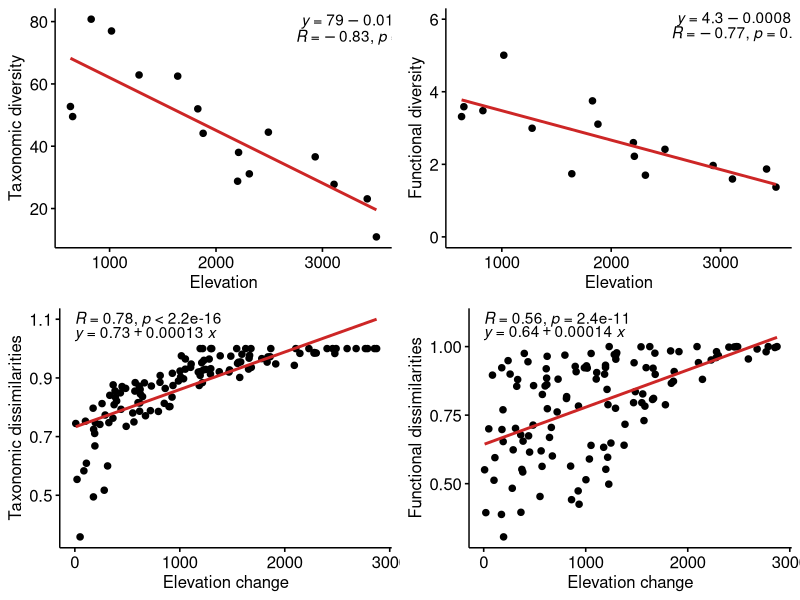

Source code (R):
# Imports
library(ggpubr)
library(ggplot2)

# Load data
df_indices = read.csv("Data/AlphFD_Indexvalues_270122.csv", sep = ",")
df_betafd = read.csv("Data/20012022_BetaFD_Stand_NoRC.csv", sep = ",")
df_betatd = read.csv("Data/Beta_tax_div_ba_rs_matrix.csv", sep = ",")
elev1 <- read.csv("Data/Altitudes_13052021.csv", sep = ";")

# Change name of the plot column and duplicate it to merge later with the pairwise distances df
colnames(elev1) <- c('Plot1','Elevation1')
elev2 = elev1
colnames(elev2) <- c('Plot2','Elevation2')

# a) Regression between alpha diversity (expressed with Hill numbers) and elevation
alp_vs_elev = ggscatter(df_indices, x = "Elevation", y = "TD_Hill",
                        ylab= "Taxonomic diversity",
                      color = "black", shape = 20, size = 3,
                      add = "reg.line",
                      add.params = list(color = "firebrick3", linetype = "solid"))+ # Customize reg. line +
            stat_cor(label.x = 2750, label.y = 75) +
            stat_regline_equation(label.x = 2800, label.y = 80)


# b) Regression between functional diversity (expressed with Hill numbers) and elevation
funct_vs_elev = ggscatter(df_indices, x = "Elevation", y = "FD_Hills_q2",
                        ylim  = c(0,6),
                        ylab= "Functional diversity",
                        color = "black", shape = 20, size = 3,
                        add = "reg.line",
                        add.params = list(color = "firebrick3", linetype = "solid"))+ # Customize reg. line +
                stat_cor(label.x = 2550, label.y = 5.6) +
                stat_regline_equation(label.x = 2600, label.y = 6)

# c) Taxonomic dissimilarities among plots based on their altitudinal distance
# Add plot names as indices and delete column with names
row.names(df_betatd) <- df_betatd$X
df_betatd$X <- NULL
# Convert dataframe into a matrix
df_betatd = as.matrix(df_betatd)

# Create dataframe with pairwise distances
df_betatd = data.frame(col = colnames(df_betatd)[col(df_betatd)], row = rownames(df_betatd)[row(df_betatd)], 
                 dist = c(df_betatd))

colnames(df_betatd) = c("Plot1", "Plot2", "Distances")

# Add elevation columns of plot1 and 2
df_betatd = merge(df_betatd, elev1, by = "Plot1")
df_betatd = merge(df_betatd, elev2, by = "Plot2")

# Delete records with 0 and NAs
df_betatd = subset(df_betatd, Distances != 0.0000000)
df_betatd = subset(df_betatd, Distances != "NA")

# Convert elevations columns into numeric types
df_betatd$Elevation <- as.numeric(as.character(df_betatd$Elevation1))
df_betatd$Elevation2 <- as.numeric(as.character(df_betatd$Elevation2))

# Calculate elevation change
df_betatd$Elev_change = abs(df_betatd$Elevation1 - df_betatd$Elevation2)

# Create the plot
tax_dis_elev = ggscatter(df_betatd, x = "Elev_change", y = "Distances",
                         ylab= "Taxonomic dissimilarities",
                         xlab = "Elevation change",
                         #ylim = c(0.3,1),
                         color = "black", shape = 20, size = 3,
                         add = "reg.line",
                         add.params = list(color = "firebrick3", linetype = "solid"))+ # Customize reg. line +
stat_cor(label.x = 0, label.y = 1.1) +
stat_regline_equation(label.x = 0, label.y = 1.05)

# d) Functional dissimilarities among plots based on their altitudinal distance
# Add plot names as indices and delete column with names
row.names(df_betafd) <- df_betafd$X
df_betafd$X <- NULL
# Convert dataframe into a matrix
df_betafd = as.matrix(df_betafd)

# Create dataframe with pairwise distances
df_betafd = data.frame(col = colnames(df_betafd)[col(df_betafd)], row = rownames(df_betafd)[row(df_betafd)], 
                 dist = c(df_betafd))

colnames(df_betafd) = c("Plot1", "Plot2", "Distances")

# Add elevation columns of plot1 and 2
df_betafd = merge(df_betafd, elev1, by = "Plot1")
df_betafd = merge(df_betafd, elev2, by = "Plot2")

# Delete records with 0 and NAs
df_betafd = subset(df_betafd, Distances != 0.0000000)
df_betafd = subset(df_betafd, Distances != "NA")

# Convert elevations columns into numeric types
df_betafd$Elevation <- as.numeric(as.character(df_betafd$Elevation1))
df_betafd$Elevation2 <- as.numeric(as.character(df_betafd$Elevation2))

# Calculate elevation change
df_betafd$Elev_change = abs(df_betafd$Elevation1 - df_betafd$Elevation2)

# Create the plot
funct_dis_elev = ggscatter(df_betafd, x = "Elev_change", y = "Distances",
                         ylab= "Functional dissimilarities",
                         xlab = "Elevation change",
                         color = "black", shape = 20, size = 3,
                         add = "reg.line",
                         add.params = list(color = "firebrick3", linetype = "solid"))+ # Customize reg. line +
stat_cor(label.x = 0, label.y = 1.1) +
stat_regline_equation(label.x = 0, label.y = 1.05)

# Put the four plots in a single figure
final_plot = ggarrange(alp_vs_elev, funct_vs_elev, 
          tax_dis_elev, funct_dis_elev,
          ncol = 2, nrow = 2)

# Export final plot
ggsave(filename = "Outputs/Figure1.png",
       plot = final_plot, 
       width = 13,
       height = 11,
       units = "in")

